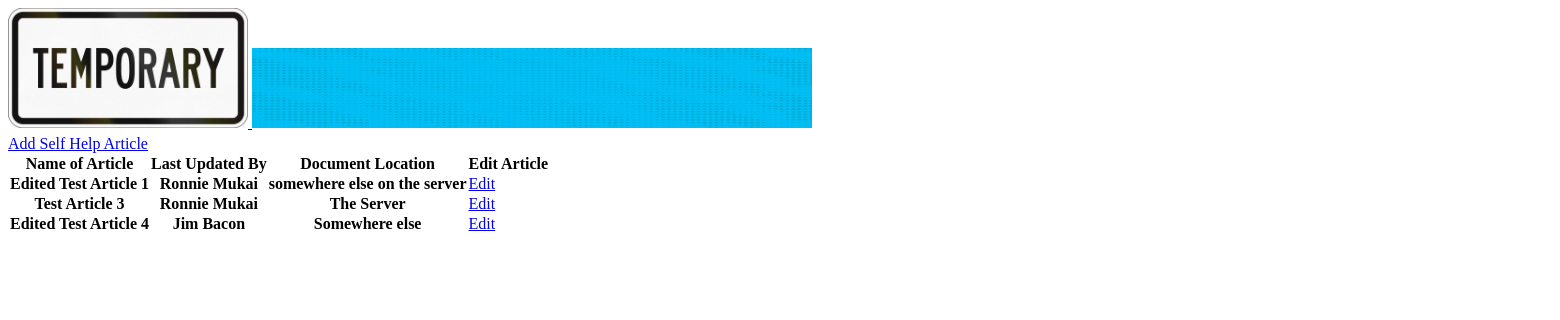
The app's page /admin_page/all_self_help_articles, older data.
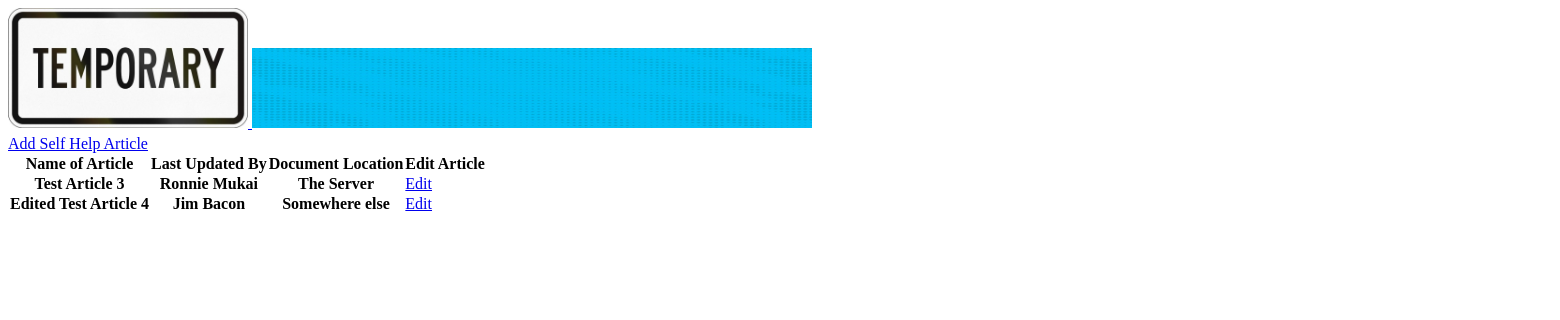
The same page, newer data.
### catalog_application/models.py (models this page shows)
class SelfHelpArticle(models.Model):
    title = models.CharField(max_length=100)
    last_updated_by = models.CharField(max_length=50)
    description = models.CharField(max_length=1000)
    document_location = models.CharField(max_length=100)
    created_at = models.DateTimeField(auto_now_add=True)
    updated_at = models.DateTimeField(auto_now=True)
    objects = SelfHelpArticleManager()

### catalog_application/views.py (the view)
# urls.py: path('admin_page/all_self_help_articles', views.all_self_help_articles),
def all_self_help_articles(request):
    context = {
        'self_help_articles': SelfHelpArticle.objects.all()
    }
    return render(request, 'all_self_help_articles.html', context)

### catalog_application/templates/all_self_help_articles.html (shortened to what this page needs)
{% load static %}
<!DOCTYPE html>
<html lang="en">
    <head>
        <link
            rel="stylesheet"
            href="{% static 'css\all_self _help_articles.css' %}"
        />
    </head>
    <body>
        <div id="wrapper">
            <div class="header">
                <a href="TBD">
                    <img
                        class="logo"
                        src="{% static 'images\temp_image.jpeg' %}"
                    />
                </a>
                <img
                    class="banner"
                    src="{% static 'images\temp_banner.jpg' %}"
                />
            </div>
            <div class="main_content">
                <a
                    href="/admin_page/all_self_help_articles/add_self_help_article"
                    >Add Self Help Article</a
                >
                <div class="all_articles">
                    <table class="all_articles">
                        <thead class="column_names">
                            <tr>
                                <th>Name of Article</th>
                                <th>Last Updated By</th>
                                <th>Document Location</th>
                                <th>Edit Article</th>
                            </tr>
                        </thead>
                        {% for articles in self_help_articles %}
                        <tbody>
                            <tr>
                                <th>{{ articles.title }}</th>
                                <th>{{ articles.last_updated_by }}</th>
                                <th>{{ articles.document_location}}</th>
                                <td>
                                    <a
                                        href="/admin_page/all_self_help_articles/{{ articles.id }}/edit_articles"
                                        >Edit</a
                                    >
                                </td>
                            </tr>
                        </tbody>
                        {% endfor %}
                    </table>
                </div>
            </div>
        </div>
    </body>
</html>

Row changes from the older to the newer data that the page shows:
removed SelfHelpArticle: title "Edited Test Article 1", last_updated_by "Ronnie Mukai", document_location "somewhere else on the server"
